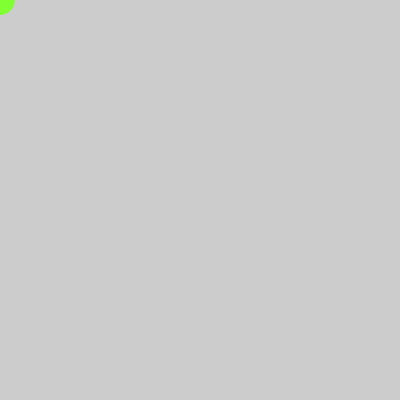
Frame 1 (no input)
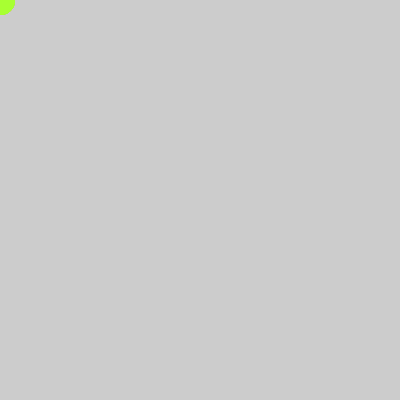
Frame 60 (the mouse pressed at the canvas centre just before this capture)
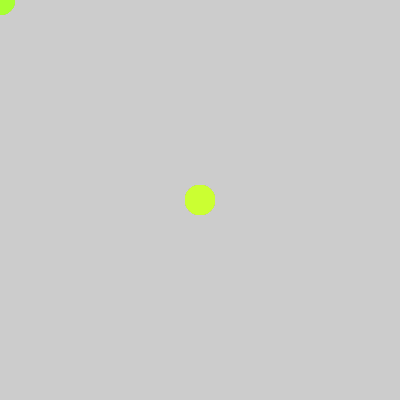
Frame 120 (the mouse held since frame 60 and released just before this capture)

The Processing sketch that drew these frames (run headless with seeded random() and noise(); from frame 60 on, the mouse is pressed at the canvas centre):

// Processing sketch: processing_184431
// ── processing_184431.pde

int rojo = 255;
int tiempo = 0;
  
void setup() {
  size(400, 400);
}
 
void draw() {
  tiempo = tiempo + 1;  // Incrementa el tiempo en una unidad
  rojo = int(128 * (1 + sin(tiempo * 2 * PI / frameRate / 20)));  // Cambia el rojo, repite el color cada 20s
   
  noStroke();             
  fill(rojo, 255, 50);          
  ellipse(mouseX, mouseY, 30, 30); 
}
